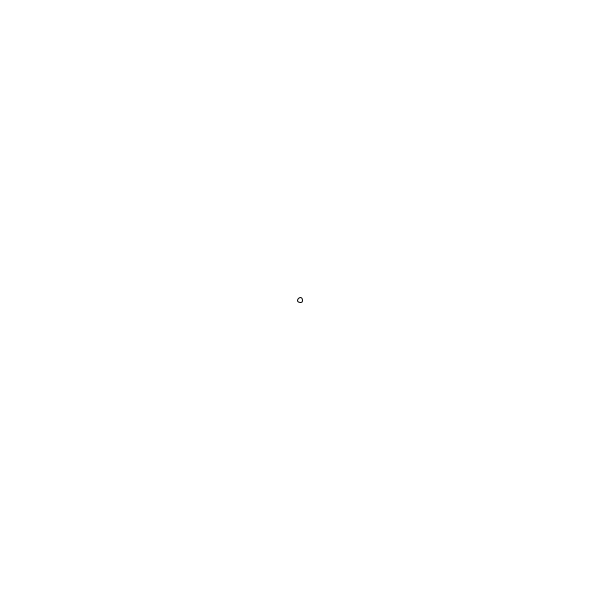
Frame 1 (no input)
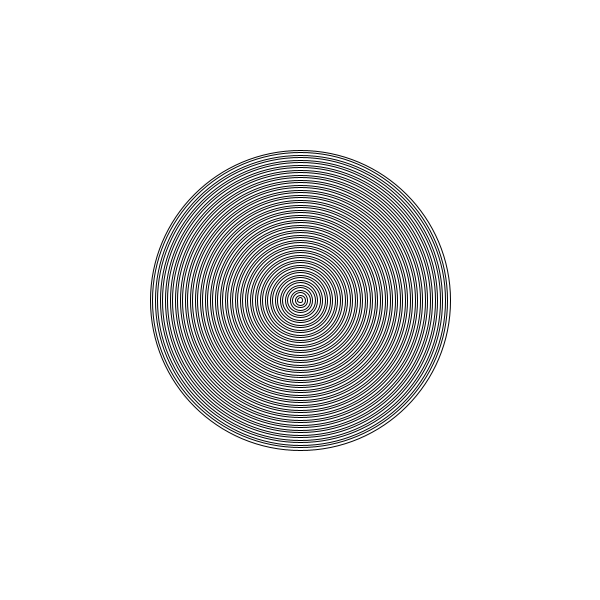
Frame 60 (the mouse pressed at the canvas centre just before this capture)
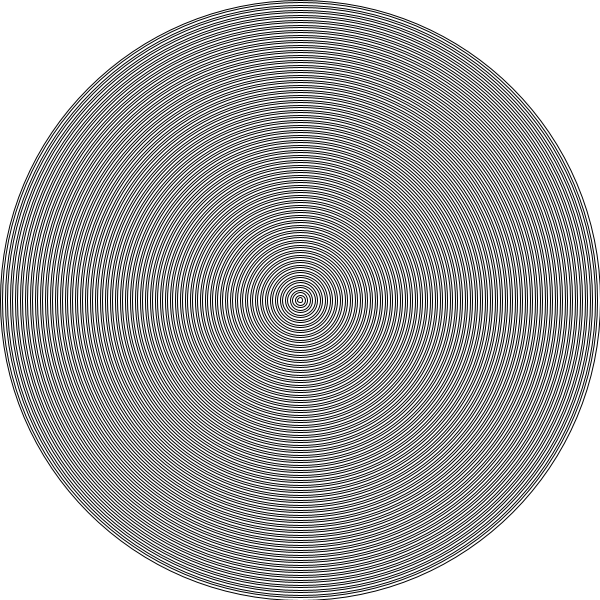
Frame 120 (the mouse held since frame 60 and released just before this capture)

The Processing sketch that drew these frames (run headless with seeded random() and noise(); from frame 60 on, the mouse is pressed at the canvas centre):

// Processing sketch: processing_148657
// ── processing_148657.pde

// First and only once:
void setup()
{
  size(600, 600);
  background(255, 255, 255);
  frameRate(60);
}
 
// Then, repeat:
void draw()
{ 
  noFill();
  stroke(0, 0, 0, 255);
  ellipse(width/2, height/2, frameCount*5, frameCount*5);
  
  if (frameCount*5 > width)
    noLoop();
}
